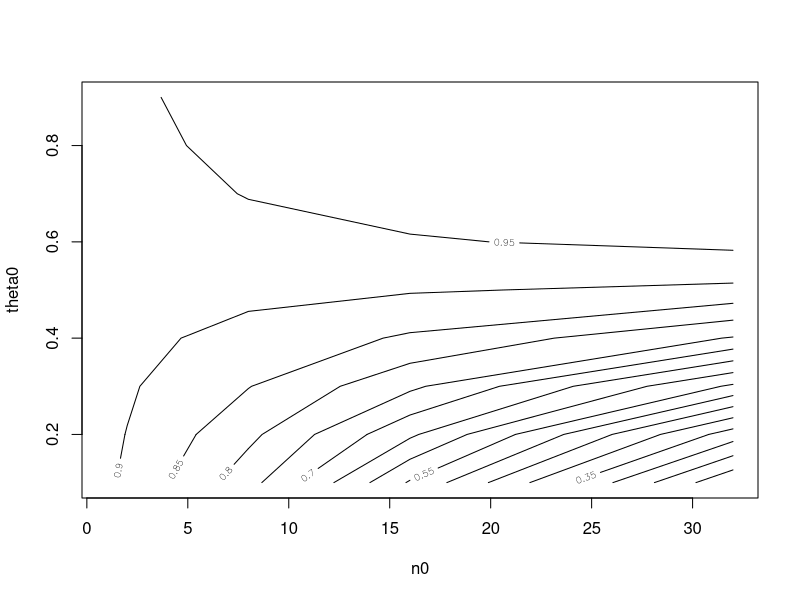
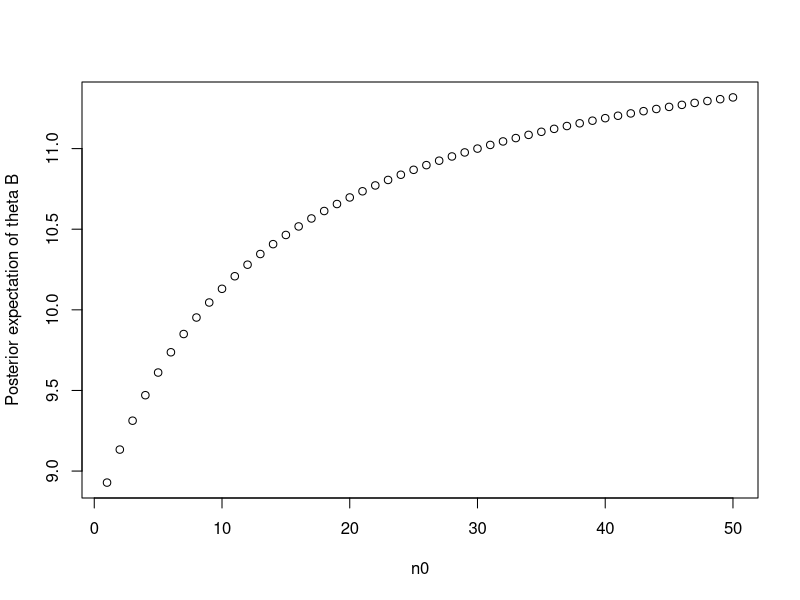
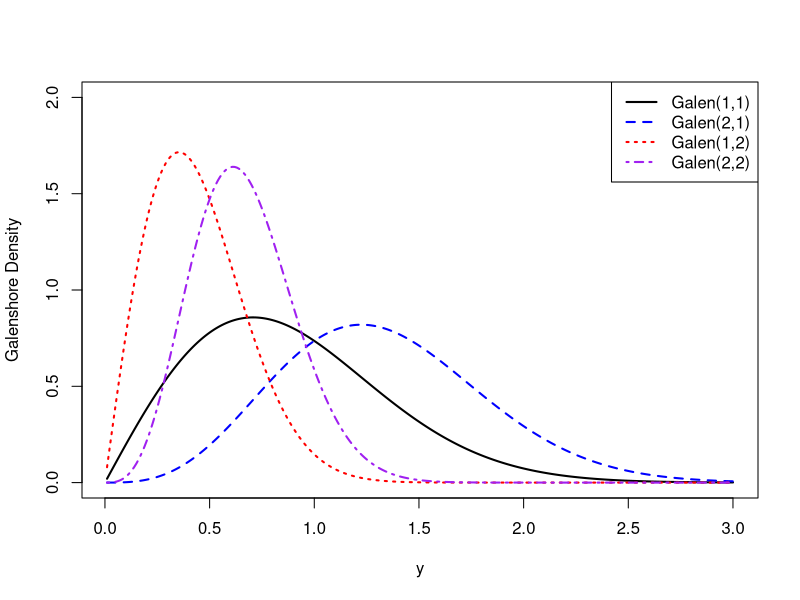

These figures' R source, in order:
## ---- chunk 1
y <- 57
n <- 100
theta0 <- seq(.1, .9, by = .1)
n0 <- c(1,2,8,16,32)

mat <- matrix(0, length(n0), length(theta0)) #create empty matrix to store prob values for post. beta distribution
rownames(mat) <- c(1,2,8,16,32)
colnames(mat) <- c(seq(.1, .9, by = .1))
#compute a and b given all combination theta0 and n0 values
for(i in 1:length(n0)){
  for (j in 1:length(theta0)){
    a = n0[i] * theta0[j]
    b = n0[i] * (1 - theta0[j])
#with our prior being a beta dist. for theta, our posterior is also beta(a+y,b+n-y) for theta 0 <= theta <= 1
mat[i,j] <- 1 - pbeta(.5, a + y, b + n - y)}} #posterior probs that theta >0.5 for each value of a and b

print(a)
print(b)
print(mat)

contour(n0, theta0, mat, xlab = 'n0', ylab = 'theta0', levels = seq(.1,1, by =.05))
## ---- chunk 2
#95% Posterior CI's for part a)
CIa.theta <- qgamma( c(.025,.975), 237,20); CIa.theta
CIb.theta <- qgamma( c(.025,.975), 125,14); CIb.theta
## ---- chunk 3
n0 <- c(seq(1,50, by = 1))

#posterior expectation of theta b given n0 values
expect.b <- (12*n0+113)/(n0+13); expect.b
plot(expect.b, xlab = "n0", ylab = "Posterior expectation of theta B")
## ---- chunk 4
dgalenshore <- function(x, a, theta){
  if (any(x <= 0) || any(a <= 0) || any(theta <= 0))
    stop("Invalid parameters")
  else {
    return((2/gamma(a)) * theta^(2*a) * x^(2*a-1) * exp(-theta^2 * x^2))
  }
}

x <- seq(0.01, 3, 0.01)
plot(x, dgalenshore(x, 1, 1), type = "l", xlab = "y", ylab = "Galenshore Density", lwd = 2, ylim = c(0,2))
lines(x, dgalenshore(x, 2,1), type = "l", col = "blue", lwd = 2, lty = 2)
lines(x, dgalenshore(x, 1,2), type = "l", col = "red", lwd = 2, lty = 3)
lines(x, dgalenshore(x, 2,2), type = "l", col = "purple", lwd = 2, lty = 4)
legend("topright", c("Galen(1,1)","Galen(2,1)","Galen(1,2)","Galen(2,2)"), col = c("black","blue","red","purple"), lwd = c(2,2,2,2), lty = c(1,2,3,4))
